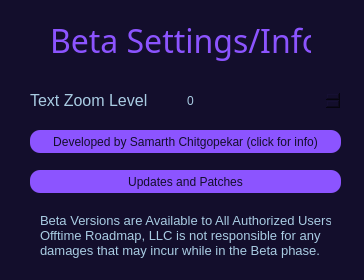
<?xml version="1.0" encoding="UTF-8"?>
<ui version="4.0">
 <class>Dialog</class>
 <widget class="QDialog" name="Dialog">
  <property name="geometry">
   <rect>
    <x>0</x>
    <y>0</y>
    <width>364</width>
    <height>280</height>
   </rect>
  </property>
  <property name="windowTitle">
   <string>Dialog</string>
  </property>
  <property name="styleSheet">
   <string notr="true">background-color: #130e2c;
</string>
  </property>
  <widget class="QSpinBox" name="zoom">
   <property name="geometry">
    <rect>
     <x>180</x>
     <y>90</y>
     <width>161</width>
     <height>21</height>
    </rect>
   </property>
   <property name="styleSheet">
    <string notr="true">background-color:   #130e2c; 
color: rgb(169, 204, 227);
border: none;
outline: none;
padding: 5px;</string>
   </property>
  </widget>
  <widget class="QLabel" name="window_label">
   <property name="geometry">
    <rect>
     <x>50</x>
     <y>20</y>
     <width>261</width>
     <height>41</height>
    </rect>
   </property>
   <property name="font">
    <font>
     <family>Segoe UI Semilight</family>
     <pointsize>24</pointsize>
     <weight>50</weight>
     <italic>false</italic>
     <bold>false</bold>
    </font>
   </property>
   <property name="styleSheet">
    <string notr="true">font: 24pt &quot;Segoe UI Semilight&quot;;
color: rgb(140, 84, 255)</string>
   </property>
   <property name="text">
    <string>Beta Settings/Info:</string>
   </property>
  </widget>
  <widget class="QLabel" name="zoom_label">
   <property name="geometry">
    <rect>
     <x>30</x>
     <y>90</y>
     <width>121</width>
     <height>21</height>
    </rect>
   </property>
   <property name="styleSheet">
    <string notr="true">color: rgb(169, 204, 227);
font-size: 12pt;</string>
   </property>
   <property name="text">
    <string>Text Zoom Level</string>
   </property>
  </widget>
  <widget class="QPushButton" name="updates_button">
   <property name="geometry">
    <rect>
     <x>30</x>
     <y>170</y>
     <width>311</width>
     <height>23</height>
    </rect>
   </property>
   <property name="styleSheet">
    <string notr="true">background-color : rgb(140, 84, 255);
color: #130e2c;
border-radius:10px;
</string>
   </property>
   <property name="text">
    <string>Updates and Patches</string>
   </property>
  </widget>
  <widget class="QLabel" name="legal">
   <property name="geometry">
    <rect>
     <x>40</x>
     <y>210</y>
     <width>291</width>
     <height>51</height>
    </rect>
   </property>
   <property name="styleSheet">
    <string notr="true">color: rgb(169, 204, 227);
font-size: 9.5pt;</string>
   </property>
   <property name="text">
    <string>Beta Versions are Available to All Authorized Users. 
Offtime Roadmap, LLC is not responsible for any
damages that may incur while in the Beta phase.</string>
   </property>
  </widget>
  <widget class="QPushButton" name="sam_plug">
   <property name="geometry">
    <rect>
     <x>30</x>
     <y>130</y>
     <width>311</width>
     <height>23</height>
    </rect>
   </property>
   <property name="styleSheet">
    <string notr="true">background-color : rgb(140, 84, 255);
color: #130e2c;
border-radius:10px;
</string>
   </property>
   <property name="text">
    <string>Developed by Samarth Chitgopekar (click for info)</string>
   </property>
  </widget>
 </widget>
 <resources/>
 <connections/>
</ui>
